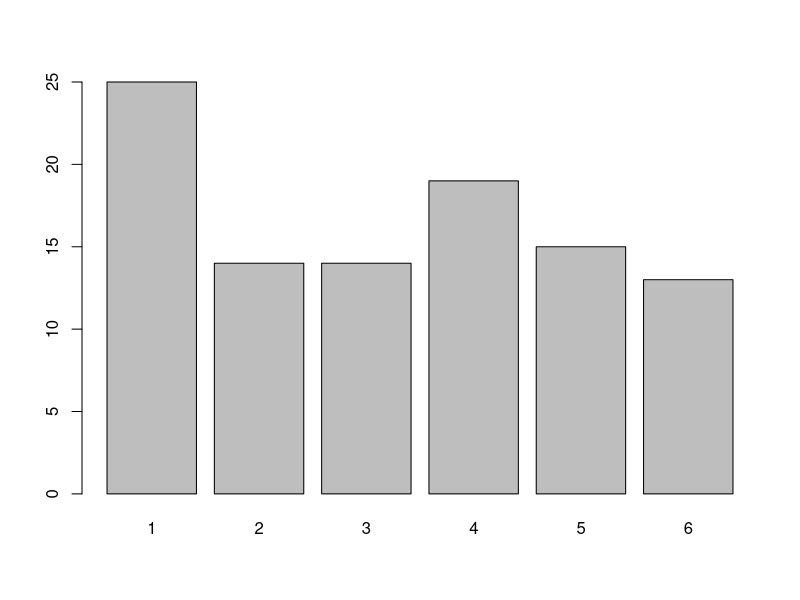

This figure's R source:
# uniform distribution simulate
# p = 1/n, n of die=6

# random uniform 
# 0~1사이의 숫자 100개 랜덤발생
runif(100)


# 주사위 던지기

roll <- 100
n <- 6
# 1~6사이의 숫자 랜덤발생
# ceiling() : 올림
die <- ceiling(runif(roll)*n)
# table() : 각 숫자가 몇 개 발생했는지 알려줌
b <- table(die)
b
# 막대 그래프 그리기
barplot(b)
